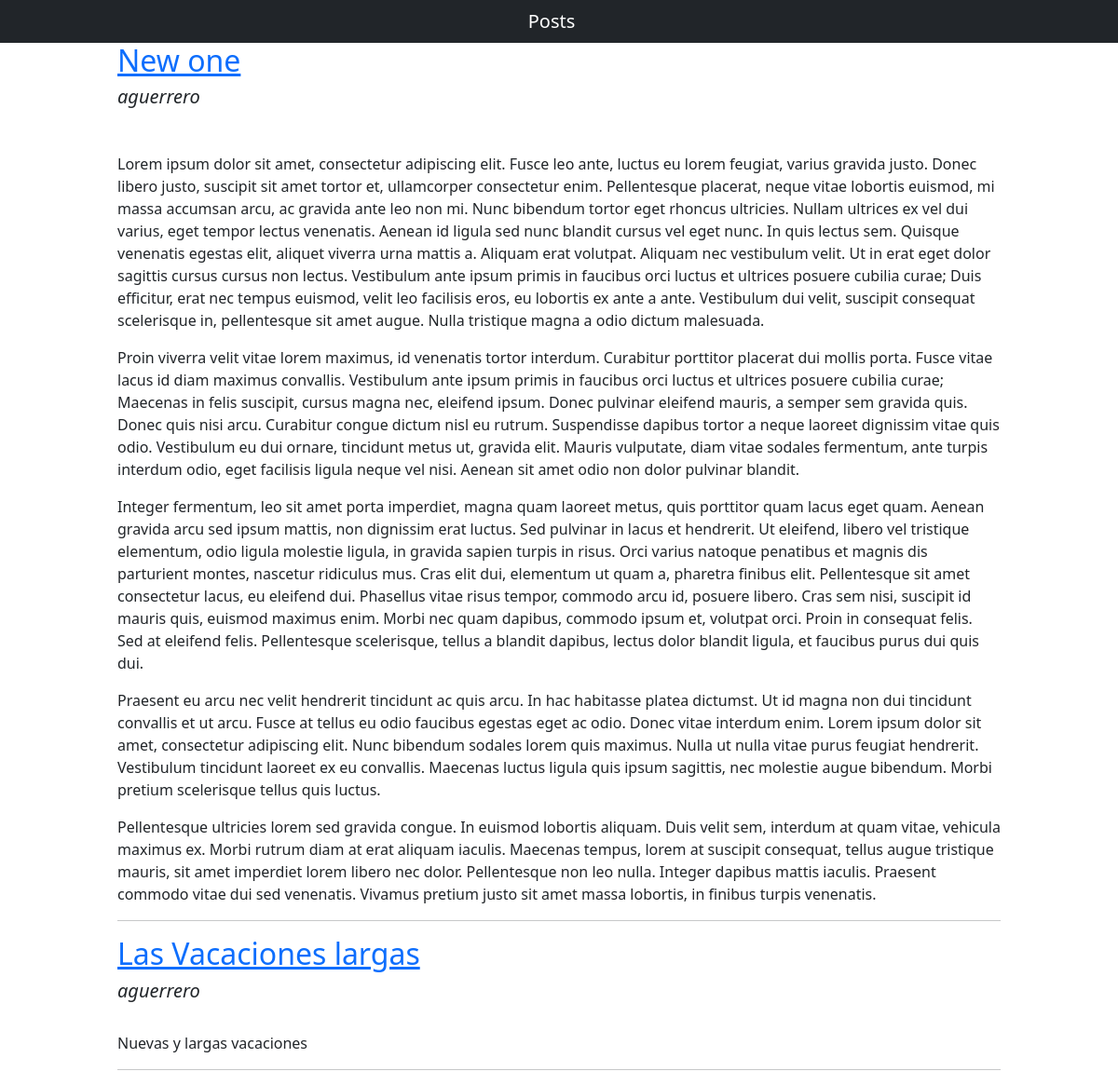
The page / on the database its author committed.
### blogpost/post/models.py (models this page shows, shortened)
class PostModel(models.Model):
    status_post = (('draft','Draft'),('published','Published'))
    author    = models.ForeignKey(User, on_delete=models.CASCADE, related_name='blog_post')
    title     = models.CharField(max_length=250)
    slugname  = models.SlugField(max_length=50, unique_for_date='date')
    content   = models.TextField()
    date      = models.DateTimeField(default=timezone.now)
    status    = models.CharField(max_length=10, choices=status_post, default='draft')
    class Meta:
        ordering = ('-date',)

### blogpost/post/views.py (the view)
# urls.py: path('', views.home, name='homepage'),
def home (request):
    all_posts = PostModel.objects.all()
    return render(request, 'index.html', {'posts' : all_posts})

### blogpost/post/templates/index.html (shortened to what this page needs)
{% extends "base.html" %}
{% block content %}
    <div class="container mx-auto px-5">
        {% for post in posts %}
            {% if post.status == 'published' %}
                <div class="container mx-auto px-5">
                    <h2> <a href="http://localhost:8000/{{post.slugname}}" > {{ post.title }} </a></h2>
                    <h5 class="fst-italic"> {{ post.author }} </h5> <br>
                    <p class="text-justify"> {{ post.content | safe }} </p>
                    <hr>
                </div>
            {% endif %}
        {% endfor %}
    </div>
{% endblock %}

### blogpost/post/templates/base.html (shortened to what this page needs)
<!doctype html>
<html lang="en">
  <head>
    <link href="https://cdn.jsdelivr.net/npm/bootstrap@5.0.0-beta2/dist/css/bootstrap.min.css" rel="stylesheet">
  </head>
  <body>
    <nav class="navbar navbar-expand-lg navbar-dark bg-dark">
        <div class="mx-auto order-0">
          <a class="navbar-brand" href="http://localhost:8000/">Posts</a>
        </div>
    </nav>
    {% block content %}
    {% endblock %}
  </body>
</html>

### rows shown on the page
PostModel: title "New one", author "aguerrero", content "Lorem ipsum dolor sit amet, consectetur adipiscing elit. Fusce leo ante, luctus eu lorem feugiat, varius gravida justo. Donec libero justo, suscipit sit amet tortor et, ullamcorper consectetur enim. Pellentesque placerat, neque vitae lobortis euismod, mi massa accumsan arcu, ac gravida ante leo non mi. Nunc bibendum tortor eget rhoncus ultricies. Nullam ultrices ex vel dui varius, eget tempor lectus venenatis. Aenean id ligula sed nunc blandit cursus vel eget nunc. In quis lectus sem. Quisque venenatis egestas elit, aliquet viverra urna mattis a. Aliquam erat volutpat. Aliquam nec vestibulum velit. Ut in erat eget dolor sagittis cursus cursus non lectus. Vestibulum ante ipsum primis in…"
PostModel: title "Las Vacaciones largas", author "aguerrero", content "Nuevas y largas vacaciones"
